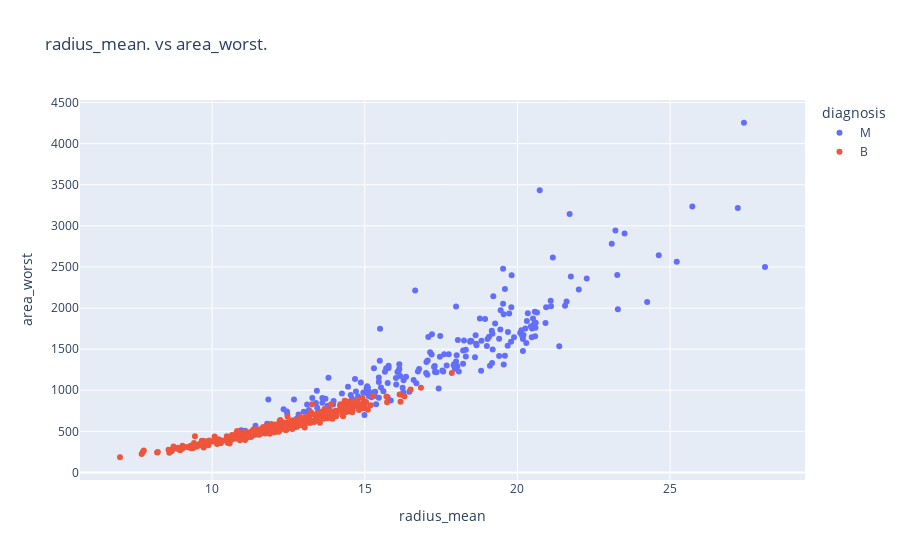

The notebook cell saved with this chart:
### Code cell
px.scatter(cancer_df, 
           title='radius_mean. vs area_worst.',
           x='radius_mean', 
           y='area_worst', 
           color='diagnosis')

### Figure 1 — Plotly figure (JSON) as saved in the notebook; plotly's stock layout.template omitted (floating-point values rounded to 4 significant figures; data arrays with more than 128 entries replaced by an {"elided": "..."} marker saying what was removed)
{"data": [{"hovertemplate": "diagnosis=M<br>radius_mean=%{x}<br>area_worst=%{y}<extra></extra>", "legendgroup": "M", "marker": {"color": "#636efa", "symbol": "circle"}, "mode": "markers", "name": "M", "orientation": "v", "showlegend": true, "type": "scatter", "x": {"elided": "212 float values"}, "xaxis": "x", "y": {"elided": "212 float values"}, "yaxis": "y"}, {"hovertemplate": "diagnosis=B<br>radius_mean=%{x}<br>area_worst=%{y}<extra></extra>", "legendgroup": "B", "marker": {"color": "#EF553B", "symbol": "circle"}, "mode": "markers", "name": "B", "orientation": "v", "showlegend": true, "type": "scatter", "x": {"elided": "357 float values"}, "xaxis": "x", "y": {"elided": "357 float values"}, "yaxis": "y"}], "layout": {"autosize": true, "legend": {"title": {"text": "diagnosis"}, "tracegroupgap": 0}, "title": {"text": "radius_mean. vs area_worst."}, "xaxis": {"anchor": "y", "autorange": true, "domain": [0, 1], "range": [5.7, 29.39], "title": {"text": "radius_mean"}, "type": "linear"}, "yaxis": {"anchor": "x", "autorange": true, "domain": [0, 1], "range": [-150.6, 4590.0], "title": {"text": "area_worst"}, "type": "linear"}}}
